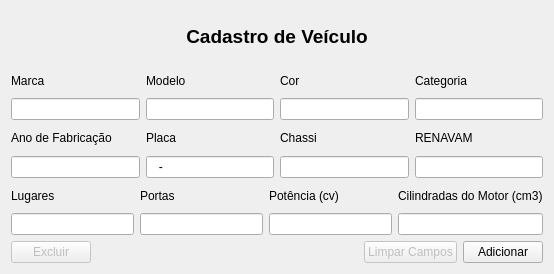
<?xml version="1.0" encoding="UTF-8"?>
<ui version="4.0">
 <class>p_cadastroVeiculo</class>
 <widget class="QWidget" name="p_cadastroVeiculo">
  <property name="geometry">
   <rect>
    <x>0</x>
    <y>0</y>
    <width>554</width>
    <height>274</height>
   </rect>
  </property>
  <property name="windowTitle">
   <string>Cadastro de Veículos</string>
  </property>
  <layout class="QVBoxLayout" name="verticalLayout_2">
   <item>
    <layout class="QVBoxLayout" name="verticalLayout">
     <item>
      <layout class="QGridLayout" name="gridLayout_4">
       <item row="0" column="0">
        <widget class="QLabel" name="label">
         <property name="sizePolicy">
          <sizepolicy hsizetype="Fixed" vsizetype="Preferred">
           <horstretch>0</horstretch>
           <verstretch>0</verstretch>
          </sizepolicy>
         </property>
         <property name="font">
          <font>
           <pointsize>14</pointsize>
           <weight>75</weight>
           <bold>true</bold>
          </font>
         </property>
         <property name="text">
          <string>&lt;html&gt;&lt;head/&gt;&lt;body&gt;&lt;p align=&quot;center&quot;&gt;Cadastro de Veículo&lt;/p&gt;&lt;/body&gt;&lt;/html&gt;</string>
         </property>
        </widget>
       </item>
      </layout>
     </item>
     <item>
      <layout class="QGridLayout" name="gridLayout_9">
       <item row="0" column="1">
        <widget class="QLabel" name="label_2">
         <property name="text">
          <string>Marca</string>
         </property>
        </widget>
       </item>
       <item row="0" column="3">
        <widget class="QLabel" name="label_17">
         <property name="text">
          <string>Modelo</string>
         </property>
        </widget>
       </item>
       <item row="1" column="6">
        <widget class="QLineEdit" name="campCateg"/>
       </item>
       <item row="0" column="6">
        <widget class="QLabel" name="label_9">
         <property name="text">
          <string>Categoria</string>
         </property>
        </widget>
       </item>
       <item row="1" column="1">
        <widget class="QLineEdit" name="campMarca"/>
       </item>
       <item row="1" column="3">
        <widget class="QLineEdit" name="campModelo"/>
       </item>
       <item row="0" column="5">
        <widget class="QLabel" name="label_18">
         <property name="text">
          <string>Cor</string>
         </property>
        </widget>
       </item>
       <item row="1" column="5">
        <widget class="QLineEdit" name="campCor"/>
       </item>
      </layout>
     </item>
     <item>
      <layout class="QGridLayout" name="gridLayout">
       <item row="0" column="0">
        <widget class="QLabel" name="label_3">
         <property name="text">
          <string>Ano de Fabricação</string>
         </property>
        </widget>
       </item>
       <item row="1" column="2">
        <widget class="QLineEdit" name="campChassi">
         <property name="inputMask">
          <string>&gt;N NN NNNNNN N NNNNNNN</string>
         </property>
        </widget>
       </item>
       <item row="1" column="1">
        <widget class="QLineEdit" name="campPlaca">
         <property name="inputMask">
          <string>AAA-9A99</string>
         </property>
        </widget>
       </item>
       <item row="0" column="1">
        <widget class="QLabel" name="label_4">
         <property name="text">
          <string>Placa</string>
         </property>
        </widget>
       </item>
       <item row="0" column="2">
        <widget class="QLabel" name="label_5">
         <property name="text">
          <string>Chassi</string>
         </property>
        </widget>
       </item>
       <item row="0" column="3">
        <widget class="QLabel" name="label_19">
         <property name="text">
          <string>RENAVAM</string>
         </property>
        </widget>
       </item>
       <item row="1" column="3">
        <widget class="QLineEdit" name="campRenavam">
         <property name="maxLength">
          <number>11</number>
         </property>
        </widget>
       </item>
       <item row="1" column="0">
        <widget class="QLineEdit" name="campAnoF"/>
       </item>
      </layout>
     </item>
     <item>
      <layout class="QGridLayout" name="gridLayout_7">
       <item row="1" column="5">
        <widget class="QLineEdit" name="campCilindradas"/>
       </item>
       <item row="1" column="3">
        <widget class="QLineEdit" name="campPotencia"/>
       </item>
       <item row="1" column="1">
        <widget class="QLineEdit" name="campCapPassag"/>
       </item>
       <item row="0" column="1">
        <widget class="QLabel" name="label_6">
         <property name="text">
          <string>Lugares</string>
         </property>
        </widget>
       </item>
       <item row="0" column="3">
        <widget class="QLabel" name="label_7">
         <property name="text">
          <string>Potência (cv)</string>
         </property>
        </widget>
       </item>
       <item row="0" column="5">
        <widget class="QLabel" name="label_8">
         <property name="text">
          <string>Cilindradas do Motor (cm3)</string>
         </property>
        </widget>
       </item>
       <item row="0" column="2">
        <widget class="QLabel" name="label_10">
         <property name="text">
          <string>Portas</string>
         </property>
        </widget>
       </item>
       <item row="1" column="2">
        <widget class="QLineEdit" name="campPortas"/>
       </item>
      </layout>
     </item>
     <item>
      <layout class="QGridLayout" name="gridLayout_6">
       <item row="0" column="0">
        <widget class="QPushButton" name="b_excluir">
         <property name="enabled">
          <bool>false</bool>
         </property>
         <property name="text">
          <string>Excluir</string>
         </property>
        </widget>
       </item>
       <item row="0" column="3">
        <widget class="QPushButton" name="b_novo">
         <property name="text">
          <string>Adicionar</string>
         </property>
        </widget>
       </item>
       <item row="0" column="2">
        <widget class="QPushButton" name="b_limpar">
         <property name="enabled">
          <bool>false</bool>
         </property>
         <property name="text">
          <string>Limpar Campos</string>
         </property>
        </widget>
       </item>
       <item row="0" column="1">
        <spacer name="horizontalSpacer">
         <property name="orientation">
          <enum>Qt::Horizontal</enum>
         </property>
         <property name="sizeHint" stdset="0">
          <size>
           <width>40</width>
           <height>20</height>
          </size>
         </property>
        </spacer>
       </item>
      </layout>
     </item>
    </layout>
   </item>
  </layout>
 </widget>
 <tabstops>
  <tabstop>campMarca</tabstop>
  <tabstop>campModelo</tabstop>
  <tabstop>campCor</tabstop>
  <tabstop>campCateg</tabstop>
  <tabstop>campAnoF</tabstop>
  <tabstop>campPlaca</tabstop>
  <tabstop>campChassi</tabstop>
  <tabstop>campRenavam</tabstop>
  <tabstop>campCapPassag</tabstop>
  <tabstop>campPortas</tabstop>
  <tabstop>campPotencia</tabstop>
  <tabstop>campCilindradas</tabstop>
  <tabstop>b_novo</tabstop>
  <tabstop>b_limpar</tabstop>
  <tabstop>b_excluir</tabstop>
 </tabstops>
 <resources/>
 <connections/>
</ui>
